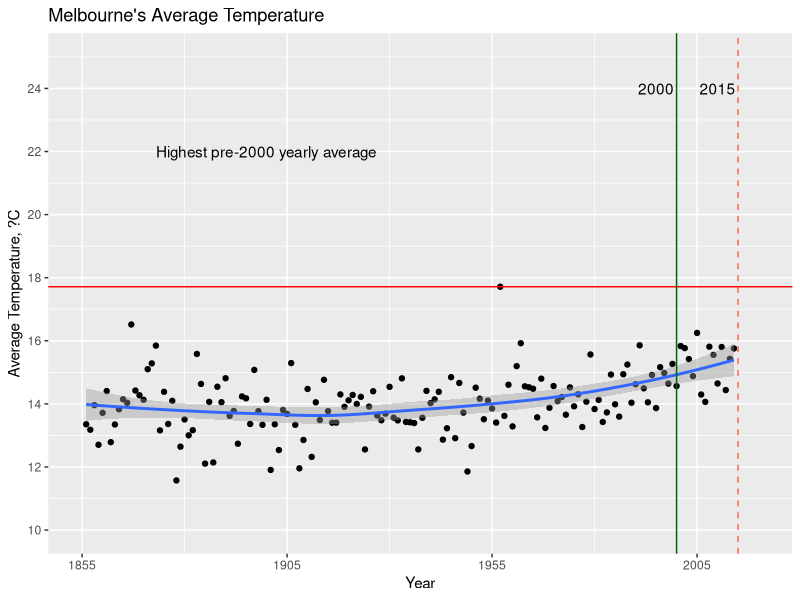

Source code (R):
data1<-read.csv("melbourne.csv", header = TRUE)
#data1<-read.csv("melbourne.csv", header = TRUE)
#aggregate(data$Max_Temp ~ data$Month, FUN = mean)
#aggregate(cbind(data$Month, data$Max_Temp) ~ data$Year, FUN = mean)


#mth = number, c(vector) or range x:y
mth <- 6
#mth <- c(12,1,2)
par(mfcol = c(1,1))

newdata2 <- data1[data1$Month %in% mth,]
aggdata2 <- aggregate(newdata2$Max ~ newdata2$Year, data = newdata2, mean, na.rm=TRUE)
newnames2 <- c("Year2", "Max2")
colnames(aggdata2) <- newnames2

# For months (159 = 2013)
aggdata2 <- aggdata2[2:160,]

# For Years
#aggdata2 <- aggdata2[2:159,]

#Max pre 2000 temperature
mt <- max(aggdata2$Max2[2:146])

library(ggplot2)
ggplot(aggdata2, aes(Year2,Max2)) + 
  geom_point() + 
  geom_smooth() + 
  geom_hline(yintercept = mt, color="red") +
  geom_vline(xintercept = 2015, color="tomato1", linetype = "dashed") +
  geom_vline(xintercept = 2000, color="darkgreen", linetype = "solid") +
  ggtitle("Melbourne's Average Temperature") + 
  annotate("text", label = "Highest pre-2000 yearly average", x = 1900, y = 22) + 
  annotate("text", label = "2015", x = 2010, y = 24) + 
  annotate("text", label = "2000", x = 1995, y = 24) + 
  scale_x_continuous("Year",limits=c(1855,2020), breaks=seq(1855,2020, 50)) +
  scale_y_continuous("Average Temperature, ?C",limits=c(10,25), breaks=seq(10,25, 2))

